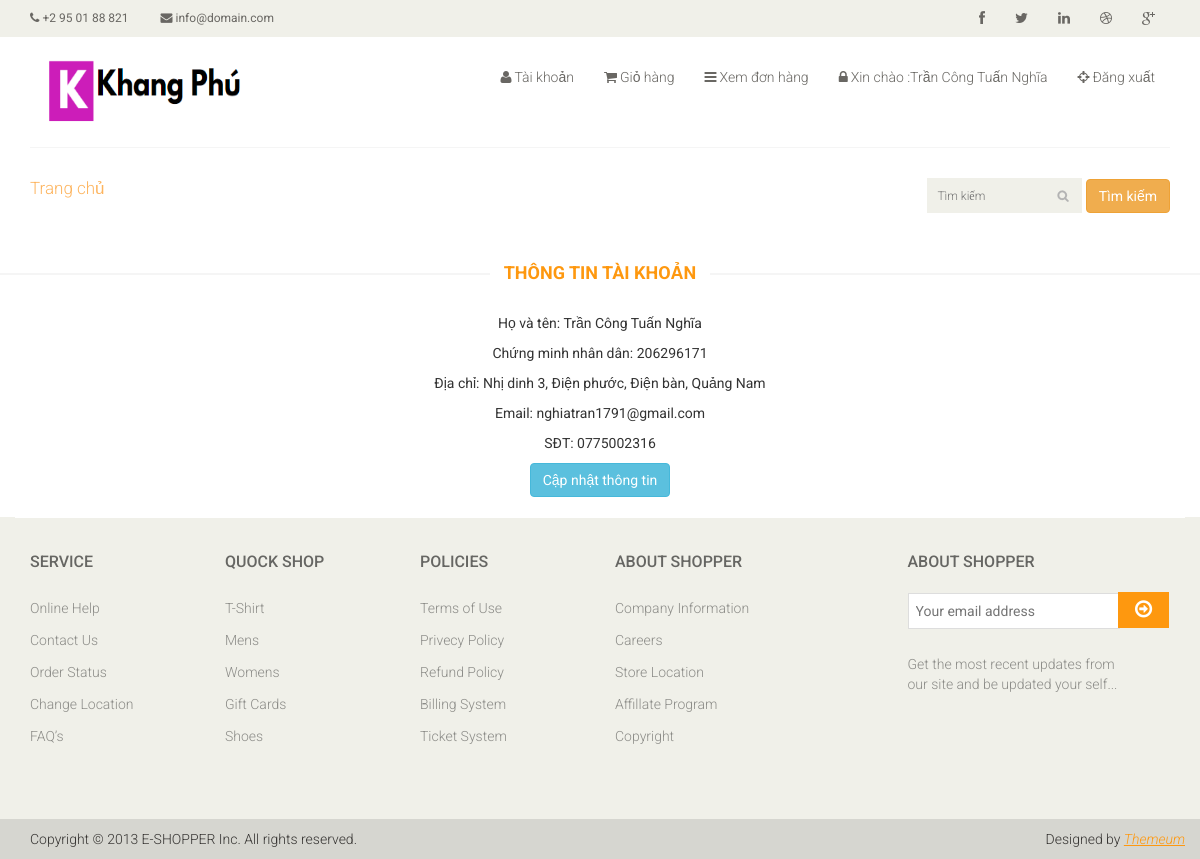
Page /index.php?quanly=taikhoan (signed in) on the committed database.
### tables this page shows
CREATE TABLE `khachhang` (
  `idKhachHang` int(11) NOT NULL,
  `tenKhachHang` varchar(100) NOT NULL,
  `matKhau` varchar(100) NOT NULL,
  `CMND` varchar(9) NOT NULL,
  `diaChi` varchar(100) NOT NULL,
  `Email` varchar(100) NOT NULL,
  `SDT` varchar(10) NOT NULL
);

### taikhoan.php (the view, shortened to what this page needs)
<?php
    $sql="SELECT * FROM khachhang";
   	$row=mysqli_query($conn,$sql);
    $result = mysqli_fetch_array($row);
?>
<div class="contact-info" align="center">
	    				<h2 class="title text-center">Thông tin tài khoản</h2>
	    				<address>
	    					<p>Họ và tên: <?php echo $result['tenKhachHang']; ?></p>
							<p>Chứng minh nhân dân: <?php echo $result['CMND']; ?></p>
							<p>Địa chỉ: <?php echo $result['diaChi']; ?></p>
							<p>Email: <?php echo $result['Email']; ?></p>
							<p>SĐT: <?php echo $result['SDT']; ?></p>
							<p><a class="btn btn-info" href="?quanly=suataikhoan&id=<?php echo $result['idKhachHang']?>">Cập nhật thông tin</a></p>
	    				</address>
	    			</div>

### includes/header.php (shortened to what this page needs)
<?php
if(isset($_SESSION['email'])){
?>
<header id="header">
		<div class="header_top">
			<div class="container">
				<div class="row">
					<div class="col-sm-6">
						<div class="contactinfo">
							<ul class="nav nav-pills">
								<li><a href="#"><i class="fa fa-phone"></i> +2 95 01 88 821</a></li>
								<li><a href="#"><i class="fa fa-envelope"></i> info@domain.com</a></li>
							</ul>
						</div>
					</div>
					<div class="col-sm-6">
						<div class="social-icons pull-right">
							<ul class="nav navbar-nav">
								<li><a href="#"><i class="fa fa-facebook"></i></a></li>
								<li><a href="#"><i class="fa fa-twitter"></i></a></li>
								<li><a href="#"><i class="fa fa-linkedin"></i></a></li>
								<li><a href="#"><i class="fa fa-dribbble"></i></a></li>
								<li><a href="#"><i class="fa fa-google-plus"></i></a></li>
							</ul>
						</div>
					</div>
				</div>
			</div>
		</div>
		<div class="header-middle">
			<div class="container">
				<div class="row">
					<div class="col-md-4 clearfix">
						<div class="logo pull-left">
							<a href="index.php"><img src="images/home/logo.png" width="200px" height="70" alt="" /></a>
						</div>
					</div>
					<div class="col-md-8 clearfix">
						<div class="shop-menu clearfix pull-right">
							<ul class="nav navbar-nav">
								<li><a href="?quanly=taikhoan"><i class="fa fa-user"></i>Tài khoản</a></li>
								<li><a href="?quanly=giohang"><i class="fa fa-shopping-cart"></i>Giỏ hàng</a></li>
								<li><a href="?quanly=xemdonhang"><i class="fa fa-bars"></i>Xem đơn hàng</a></li>
								<li><a href="?quanly=taikhoan"><i class="fa fa-lock"></i>Xin chào :<?php
				                    $sql="select * from khachhang where Email='".$_SESSION['email']."'";
				                    $query=mysqli_query($conn,$sql);
				                    $dong = mysqli_fetch_array($query);
				                    echo $dong['tenKhachHang'];
				                	?></a>
				            	</li>
								<li><a href="?quanly=dangxuat"><i class="fa fa-crosshairs"></i>Đăng xuất</a></li>
							</ul>
						</div>
					</div>
				</div>
			</div>
		</div>
		<div class="header-bottom">
			<div class="container">
				<div class="row">
					<div class="col-sm-9">
						<div class="mainmenu pull-left">
							<ul class="nav navbar-nav collapse navbar-collapse">
								<li><a href="index.php" class="active">Trang chủ</a></li>
							</ul>
						</div>
					</div>
					<form action="?quanly=timkiem" method="post">
					<div class="col-sm-3">
						<div class="search_box pull-right">
								<input type="text" name="tukhoa" placeholder="Tìm kiếm"/>
								<button class="btn btn-warning" name="search" type="submit">Tìm kiếm</button>
						</div>
					</div>
					</form>
				</div>
			</div>
		</div>
	</header>
<?php
}
?>

### css/main.css (style rules this page uses)
body { font-family: 'Roboto', sans-serif; position: relative; font-weight: 400px; }
ul li { list-style: none; }
a { -webkit-transition: 300ms; transition: 300ms; }
h1, h2, h3, h4, h5, h6 { font-family: 'Roboto', sans-serif; }
.header_top { background: none repeat scroll 0 0 #F0F0E9; }
.contactinfo ul li:first-child { margin-left: -15px; }
.contactinfo ul li a { font-size: 12px; color: #696763; font-family: 'Roboto', sans-serif; }
.social-icons ul li a { border: 0 none; border-radius: 0; color: #696763; padding: 0px; }
.social-icons ul li { display: inline-block; }
.social-icons ul li a i { padding: 11px 15px; transition: all 0.9s ease 0s; -moz-transition: all 0.9s ease 0s; -webkit-transition: all 0.9s ease 0s; -o-transition: all 0.9s ease 0s; }
.header-middle .container .row { border-bottom: 1px solid #f5f5f5; margin-left: 0; margin-right: 0; padding-bottom: 20px; padding-top: 20px; }
.shop-menu ul li { display: inline-block; padding-left: 15px; padding-right: 15px; }
.shop-menu ul li:last-child { padding-right: 0; }
.shop-menu ul li a { background: #FFFFFF; color: #696763; font-family: 'Roboto', sans-serif; font-size: 14px; font-weight: 300; padding: 0; padding-right: 0; margin-top: 10px; }
.shop-menu ul li a i { margin-right: 3px; }
.header-bottom { padding-bottom: 30px; padding-top: 30px; }
.navbar-collapse.collapse { padding-left: 0; }
.mainmenu ul li { padding-right: 15px; padding-left: 15px; }
.mainmenu ul li:first-child { padding-left: 0px; }
.mainmenu ul li a { color: #696763; font-family: 'Roboto', sans-serif; font-size: 17px; font-weight: 300; padding: 0; padding-bottom: 10px; }
.mainmenu ul li a:hover, .mainmenu ul li a.active, .shop-menu ul li a.active { background: none; color: #fdb45e; }
.search_box input { background: #F0F0E9; border: medium none; color: #B2B2B2; font-family: 'roboto'; font-size: 12px; font-weight: 300; height: 35px; outline: medium none; padding-left: 10px; width: 155px; background-image: url(../images/home/searchicon.png); background-repeat: no-repeat; background-position: 130px; }
.left-sidebar h2:after, h2.title:after { content: " "; position: absolute; border: 1px solid #f5f5f5; bottom: 8px; left: 0; width: 100%; height: 0; z-index: -2; }
h2.title:before { content: " "; position: absolute; background: #fff; bottom: -6px; width: 220px; height: 30px; z-index: -1; left: 50%; margin-left: -110px; }
h2.title { color: #FE980F; font-family: 'Roboto', sans-serif; font-size: 18px; font-weight: 700; margin: 1 15px; text-transform: uppercase; margin-bottom: 30px; position: relative; }

### css/css.css (style rules this page uses)
html,body { margin: 0; padding: 0; }

### rows in the picture
khachhang: tenKhachHang "Trần Công Tuấn Nghĩa", CMND "206296171", diaChi "Nhị dinh 3, Điện phước, Điện bàn, Quảng Nam", Email "nghiatran1791@gmail.com", SDT "0775002316"
